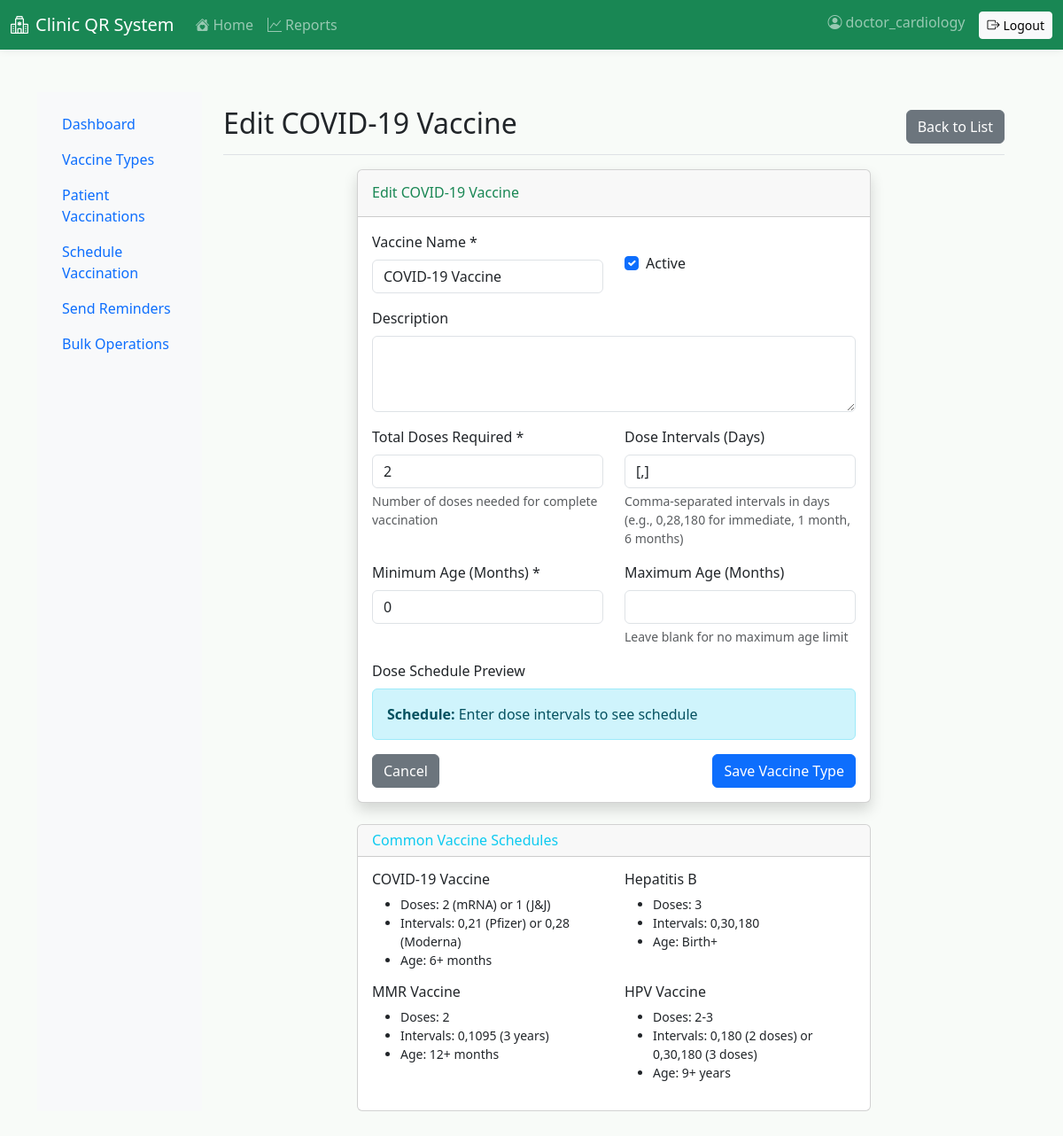
The page /vaccinations/vaccine-types/23/edit/ (signed in) on the database its author committed.
### vaccinations/models.py (models this page shows, shortened)
class VaccineType(models.Model):
    name = models.CharField(max_length=100, unique=True)
    description = models.TextField(blank=True)
    total_doses_required = models.PositiveIntegerField(
        default=1,
        validators=[MinValueValidator(1), MaxValueValidator(10)],
        help_text="Total number of doses required for complete vaccination"
    )
    dose_intervals = models.JSONField(
        default=list,
        help_text="List of intervals in days between doses (e.g., [0, 28, 180] for 0, 1 month, 6 months)"
    )
    age_minimum = models.PositiveIntegerField(
        default=0,
        help_text="Minimum age in months for this vaccine"
    )
    age_maximum = models.PositiveIntegerField(
        null=True, blank=True,
        help_text="Maximum age in months for this vaccine (null for no limit)"
    )
    is_active = models.BooleanField(default=True)
    created_at = models.DateTimeField(auto_now_add=True)
    class Meta:
        ordering = ['name']

### vaccinations/views.py (the view)
# urls.py: path('vaccine-types/<int:pk>/edit/', views.vaccine_type_edit, name='vaccine_type_edit'),
@login_required
def vaccine_type_edit(request, pk):
    vaccine_type = get_object_or_404(VaccineType, pk=pk)
    if request.method == 'POST':
        form = VaccineTypeForm(request.POST, instance=vaccine_type)
        if form.is_valid():
            vaccine_type = form.save()
            messages.success(request, f'Vaccine type "{vaccine_type.name}" updated successfully.')
            return redirect('vaccinations:vaccine_type_list')
    else:
        form = VaccineTypeForm(instance=vaccine_type)
    return render(request, 'vaccinations/vaccine_type_form.html', {
        'form': form,
        'title': f'Edit {vaccine_type.name}',
        'vaccine_type': vaccine_type
    })

### vaccinations/forms.py (shortened to what this page needs)
class VaccineTypeForm(forms.ModelForm):
    class Meta:
        model = VaccineType
        fields = [
            'name', 'description', 'total_doses_required',
            'dose_intervals', 'age_minimum', 'age_maximum', 'is_active'
        ]
        widgets = {
            'name': forms.TextInput(attrs={'class': 'form-control'}),
            'description': forms.Textarea(attrs={'class': 'form-control', 'rows': 3}),
            'total_doses_required': forms.NumberInput(attrs={'class': 'form-control', 'min': 1, 'max': 10}),
            'age_minimum': forms.NumberInput(attrs={'class': 'form-control', 'min': 0}),
            'age_maximum': forms.NumberInput(attrs={'class': 'form-control', 'min': 0}),
            'is_active': forms.CheckboxInput(attrs={'class': 'form-check-input'}),
        }

### vaccinations/templates/vaccinations/vaccine_type_form.html (shortened to what this page needs)
{% extends 'vaccinations/base.html' %}
{% load crispy_forms_tags %}
{% block page_title %}{{ title }}{% endblock %}
{% block page_actions %}
<a href="{% url 'vaccinations:vaccine_type_list' %}" class="btn btn-secondary">
     Back to List
</a>
{% endblock %}
{% block page_content %}
<div class="row justify-content-center">
    <div class="col-lg-8">
        <div class="card shadow">
            <div class="card-header py-3">
                <h6 class="m-0 font-weight-bold text-primary">{{ title }}</h6>
            </div>
            <div class="card-body">
                <form method="post">
                    <div class="row mb-3">
                        <div class="col-md-6">
                            <label for="{{ form.name.id_for_label }}" class="form-label">Vaccine Name *</label>
                            {{ form.name }}
                        </div>
                        <div class="col-md-6">
                            <div class="form-check mt-4">
                                {{ form.is_active }}
                                <label class="form-check-label" for="{{ form.is_active.id_for_label }}">
                                    Active
                                </label>
                            </div>
                        </div>
                    </div>
                    <div class="mb-3">
                        <label for="{{ form.description.id_for_label }}" class="form-label">Description</label>
                        {{ form.description }}
                    </div>
                    <div class="row mb-3">
                        <div class="col-md-6">
                            <label for="{{ form.total_doses_required.id_for_label }}" class="form-label">Total Doses Required *</label>
                            {{ form.total_doses_required }}
                            <div class="form-text">Number of doses needed for complete vaccination</div>
                        </div>
                        <div class="col-md-6">
                            <label for="dose_intervals" class="form-label">Dose Intervals (Days)</label>
                            <input type="text" id="dose_intervals" name="dose_intervals" class="form-control"
                                   placeholder="e.g., 0,28,180"
                                   value="{% if form.dose_intervals.value %}{{ form.dose_intervals.value|join:',' }}{% endif %}">
                            <div class="form-text">Comma-separated intervals in days (e.g., 0,28,180 for immediate, 1 month, 6 months)</div>
                        </div>
                    </div>
                    <div class="row mb-3">
                        <div class="col-md-6">
                            <label for="{{ form.age_minimum.id_for_label }}" class="form-label">Minimum Age (Months) *</label>
                            {{ form.age_minimum }}
                        </div>
                        <div class="col-md-6">
                            <label for="{{ form.age_maximum.id_for_label }}" class="form-label">Maximum Age (Months)</label>
                            {{ form.age_maximum }}
                            <div class="form-text">Leave blank for no maximum age limit</div>
                        </div>
                    </div>
                    <div class="mb-3">
                        <label class="form-label">Dose Schedule Preview</label>
                        <div id="schedule-preview" class="alert alert-info">
                            <strong>Schedule:</strong> <span id="schedule-text">Enter dose intervals to see schedule</span>
                        </div>
                    </div>
                    <div class="d-flex justify-content-between">
                        <a href="{% url 'vaccinations:vaccine_type_list' %}" class="btn btn-secondary">
                             Cancel
                        </a>
                        <button type="submit" class="btn btn-primary">
                             Save Vaccine Type
                        </button>
                    </div>
                </form>
            </div>
        </div>
    </div>
</div>
<div class="row justify-content-center mt-4">
    <div class="col-lg-8">
        <div class="card">
            <div class="card-header">
                <h6 class="m-0 font-weight-bold text-info">Common Vaccine Schedules</h6>
            </div>
            <div class="card-body">
                <div class="row">
                    <div class="col-md-6">
                        <h6>COVID-19 Vaccine</h6>
                        <ul class="small">
                            <li>Doses: 2 (mRNA) or 1 (J&J)</li>
                            <li>Intervals: 0,21 (Pfizer) or 0,28 (Moderna)</li>
                            <li>Age: 6+ months</li>
                        </ul>
                    </div>
                    <div class="col-md-6">
                        <h6>Hepatitis B</h6>
                        <ul class="small">
                            <li>Doses: 3</li>
                            <li>Intervals: 0,30,180</li>
                            <li>Age: Birth+</li>
                        </ul>
                    </div>
                    <div class="col-md-6">
                        <h6>MMR Vaccine</h6>
                        <ul class="small">
                            <li>Doses: 2</li>
                            <li>Intervals: 0,1095 (3 years)</li>
                            <li>Age: 12+ months</li>
                        </ul>
                    </div>
                    <div class="col-md-6">
                        <h6>HPV Vaccine</h6>
                        <ul class="small">
                            <li>Doses: 2-3</li>
                            <li>Intervals: 0,180 (2 doses) or 0,30,180 (3 doses)</li>
                            <li>Age: 9+ years</li>
                        </ul>
                    </div>
                </div>
            </div>
        </div>
    </div>
</div>
{% endblock %}

### templates/base.html (shortened to what this page needs)
{% load static %}
<!doctype html>
<html lang="en">
  <head>
    <link href="https://cdn.jsdelivr.net/npm/bootstrap@5.3.3/dist/css/bootstrap.min.css" rel="stylesheet">
    <link href="https://cdn.jsdelivr.net/npm/bootstrap-icons@1.11.3/font/bootstrap-icons.min.css" rel="stylesheet">
    <link href="{% static 'css/admin-purple.css' %}" rel="stylesheet">
  </head>
  <body data-user-role="{% if request.user.is_authenticated %}{% if request.user.groups.all.0.name == 'Reception' %}reception{% elif request.user.groups.all.0.name == 'Doctor' %}doctor{% elif request.user.groups.all.0.name == 'Laboratory' %}lab{% elif request.user.groups.all.0.name == 'Pharmacy' %}pharmacy{% elif request.user.groups.all.0.name == 'Vaccination' %}vaccination{% elif request.user.groups.all.0.name == 'Patient' %}patient{% else %}staff{% endif %}{% else %}guest{% endif %}">
    <nav class="navbar navbar-expand-lg navbar-dark bg-success">
      <div class="container-fluid">
        <a class="navbar-brand d-flex align-items-center" href="{% if request.user.is_authenticated %}{% if request.user.is_superuser %}/dashboard/admin/{% elif request.user.groups.all.0.name == 'Reception' %}/dashboard/reception/{% elif request.user.groups.all.0.name == 'Doctor' %}/dashboard/doctor/{% elif request.user.groups.all.0.name == 'Laboratory' %}/dashboard/lab/{% elif request.user.groups.all.0.name == 'Pharmacy' %}/dashboard/pharmacy/{% elif request.user.groups.all.0.name == 'Vaccination' %}/dashboard/vaccination/{% elif request.user.groups.all.0.name == 'Patient' %}/patients/portal/{% else %}/dashboard/{% endif %}{% else %}/accounts/login/{% endif %}">
          <i class="bi bi-hospital me-2"></i>Clinic QR System
        </a>
        <div class="collapse navbar-collapse" id="navbarsMain">
          <ul class="navbar-nav me-auto mb-2 mb-lg-0">
            {% if request.user.is_authenticated %}
              <li class="nav-item">
                <a class="nav-link" href="{% if request.user.is_superuser %}/dashboard/admin/{% elif request.user.groups.all.0.name == 'Reception' %}/dashboard/reception/{% elif request.user.groups.all.0.name == 'Doctor' %}/dashboard/doctor/{% elif request.user.groups.all.0.name == 'Laboratory' %}/dashboard/lab/{% elif request.user.groups.all.0.name == 'Pharmacy' %}/dashboard/pharmacy/{% elif request.user.groups.all.0.name == 'Vaccination' %}/dashboard/vaccination/{% elif request.user.groups.all.0.name == 'Patient' %}/patients/portal/{% else %}/dashboard/{% endif %}"><i class="bi bi-house-heart-fill me-1"></i>Home</a>
              </li>
              {% if request.user.is_superuser %}
              <li class="nav-item dropdown">
                <a class="nav-link dropdown-toggle" href="#" id="adminReportsDropdown" role="button" data-bs-toggle="dropdown" aria-expanded="false">
                  <i class="bi bi-graph-up me-1"></i>Reports
                </a>
                <ul class="dropdown-menu" aria-labelledby="adminReportsDropdown">
                  <li>
                    <a class="dropdown-item" href="/dashboard/admin/system-reports/">
                      <i class="bi bi-clipboard-data me-1"></i>System Reports
                    </a>
                  </li>
                  <li><hr class="dropdown-divider"></li>
                  <li>
                    <a class="dropdown-item" href="/dashboard/admin/system-reports/?role=doctor">
                      <i class="bi bi-stethoscope me-1"></i>Doctor Reports
                    </a>
                  </li>
                  <li>
                    <a class="dropdown-item" href="/dashboard/admin/system-reports/?role=laboratory">
                      <i class="bi bi-flask me-1"></i>Laboratory Reports
                    </a>
                  </li>
                  <li>
                    <a class="dropdown-item" href="/dashboard/admin/system-reports/?role=pharmacy">
                      <i class="bi bi-capsule me-1"></i>Pharmacy Reports
                    </a>
                  </li>
                  <li>
                    <a class="dropdown-item" href="/dashboard/admin/system-reports/?role=vaccination">
                      <i class="bi bi-shield-plus me-1"></i>Vaccination Reports
                    </a>
                  </li>
                  <li>
                    <a class="dropdown-item" href="/dashboard/admin/system-reports/?role=reception">
                      <i class="bi bi-people me-1"></i>Reception/Triage Reports
                    </a>
                  </li>
                </ul>
              </li>
              {% else %}
              <li class="nav-item">
                {% if request.user.groups.all.0.name == 'Patient' %}
                  <a class="nav-link" href="/patient/report/"><i class="bi bi-graph-up me-1"></i>My Reports</a>
                {% else %}
                  <a class="nav-link" href="/dashboard/reports/"><i class="bi bi-graph-up me-1"></i>Reports</a>
                {% endif %}
              </li>
              {% endif %}
            {% endif %}
          </ul>
          <ul class="navbar-nav ms-auto">
            {% if request.user.is_authenticated %}
              <li class="nav-item"><span class="navbar-text"><i class="bi bi-person-circle me-1"></i>{{ request.user.username }}</span></li>
              <li class="nav-item ms-3">
                <form method="post" action="/accounts/logout/" class="d-inline">
                  <button class="btn btn-light btn-sm" type="submit"><i class="bi bi-box-arrow-right me-1"></i>Logout</button>
                </form>
              </li>
            {% else %}
              <li class="nav-item"><a class="btn btn-light btn-sm" href="/accounts/login/"><i class="bi bi-box-arrow-in-right me-1"></i>Login</a></li>
            {% endif %}
          </ul>
        </div>
      </div>
    </nav>
    <main class="container my-5">
      {% block content %}{% endblock %}
    </main>
  </body>
</html>

### static/css/admin-purple.css (style rules this page uses)
:root { --bs-warning: #9c88ff; --bs-warning-rgb: 156, 136, 255; --bs-warning-text: #ffffff; --bs-warning-bg-subtle: #f0edff; --bs-warning-border-subtle: #d1c7ff; }

### templates/base.html (style rules this page uses)
:root { --bs-primary: #198754; --bs-primary-rgb: 25, 135, 84; --bs-warning: #9c88ff; --bs-warning-rgb: 156, 136, 255; --bs-warning-text: #ffffff; --bs-warning-bg-subtle: #f0edff; --bs-warning-border-subtle: #d1c7ff; }
body { background-color: #f8fbf8; }
.navbar { box-shadow: 0 2px 8px rgba(0,0,0,0.06); }

### rows shown on the page
VaccineType: name "COVID-19 Vaccine", is_active "☑", total_doses_required "2", age_minimum "0"

### other values the page prints
{{ request.user.username }} "doctor_cardiology"
{{ title }} "Edit COVID-19 Vaccine"
